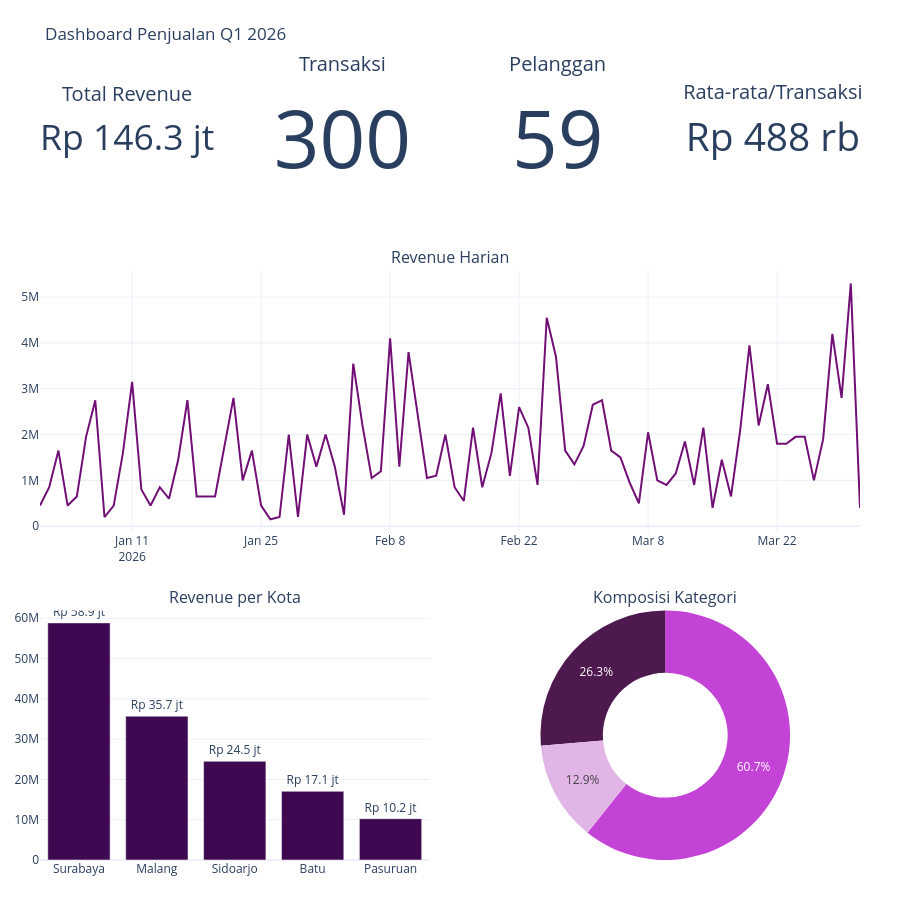

Notebook code cell kept with this figure:
### Markdown cell above
Jalankan sel berikut untuk merender dashboard (boleh dimodifikasi warna/judulnya).

### Code cell
import plotly.graph_objects as go
from plotly.subplots import make_subplots

rp = lambda x: f"Rp {x/1e6:,.1f} jt"
fig = make_subplots(
    rows=3, cols=4,
    specs=[[{"type": "indicator"}] * 4,
           [{"type": "xy", "colspan": 4}, None, None, None],
           [{"type": "xy", "colspan": 2}, None, {"type": "domain", "colspan": 2}, None]],
    row_heights=[0.18, 0.42, 0.40], vertical_spacing=0.10,
    subplot_titles=("", "", "", "", "Revenue Harian", "Revenue per Kota", "Komposisi Kategori"))

for i, (label, val, fmt) in enumerate([("Total Revenue", kpi.revenue / 1e6, ",.1f"),
                                       ("Transaksi", kpi.transaksi, ","),
                                       ("Pelanggan", kpi.pelanggan, ","),
                                       ("Rata-rata/Transaksi", kpi.aov / 1e3, ",.0f")], start=1):
    suffix = " jt" if i == 1 else (" rb" if i == 4 else "")
    fig.add_trace(go.Indicator(mode="number", value=float(val), title={"text": label},
                               number={"valueformat": fmt, "suffix": suffix,
                                       "prefix": "Rp " if i in (1, 4) else ""}), row=1, col=i)

fig.add_trace(go.Scatter(x=harian.transaction_date, y=harian.revenue, mode="lines",
                         line=dict(color="#710F76"), name="Revenue"), row=2, col=1)
fig.add_trace(go.Bar(x=per_kota.city, y=per_kota.revenue, marker_color="#3F0951",
                     text=[rp(v) for v in per_kota.revenue], textposition="outside"), row=3, col=1)
fig.add_trace(go.Pie(labels=per_kat.category, values=per_kat.revenue, hole=0.5,
                     marker=dict(colors=["#C343D6", "#4E194F", "#E1B6E7"])), row=3, col=3)
fig.update_layout(height=900, showlegend=False, title="Dashboard Penjualan Q1 2026",
                  template="plotly_white", margin=dict(t=80, l=40, r=40, b=40))
fig.show()

### Figure 1 — Plotly figure (JSON) as saved in the notebook; plotly's stock layout.template omitted (floating-point values rounded to 4 significant figures)
{"data": [{"domain": {"x": [0, 0.2125], "y": [0.856, 1]}, "mode": "number", "number": {"prefix": "Rp ", "suffix": " jt", "valueformat": ",.1f"}, "title": {"text": "Total Revenue"}, "type": "indicator", "value": 146.3}, {"domain": {"x": [0.2625, 0.475], "y": [0.856, 1]}, "mode": "number", "number": {"prefix": "", "suffix": "", "valueformat": ","}, "title": {"text": "Transaksi"}, "type": "indicator", "value": 300}, {"domain": {"x": [0.525, 0.7375], "y": [0.856, 1]}, "mode": "number", "number": {"prefix": "", "suffix": "", "valueformat": ","}, "title": {"text": "Pelanggan"}, "type": "indicator", "value": 59}, {"domain": {"x": [0.7875, 1], "y": [0.856, 1]}, "mode": "number", "number": {"prefix": "Rp ", "suffix": " rb", "valueformat": ",.0f"}, "title": {"text": "Rata-rata/Transaksi"}, "type": "indicator", "value": 487.8}, {"line": {"color": "#710F76"}, "mode": "lines", "name": "Revenue", "type": "scatter", "x": ["2026-01-01", "2026-01-02", "2026-01-03", "2026-01-04", "2026-01-05", "2026-01-06", "2026-01-07", "2026-01-08", "2026-01-09", "2026-01-10", "2026-01-11", "2026-01-12", "2026-01-13", "2026-01-14", "2026-01-15", "2026-01-16", "2026-01-17", "2026-01-18", "2026-01-20", "2026-01-21", "2026-01-22", "2026-01-23", "2026-01-24", "2026-01-25", "2026-01-26", "2026-01-27", "2026-01-28", "2026-01-29", "2026-01-30", "2026-01-31", "2026-02-01", "2026-02-02", "2026-02-03", "2026-02-04", "2026-02-05", "2026-02-06", "2026-02-07", "2026-02-08", "2026-02-09", "2026-02-10", "2026-02-12", "2026-02-13", "2026-02-14", "2026-02-15", "2026-02-16", "2026-02-17", "2026-02-18", "2026-02-19", "2026-02-20", "2026-02-21", "2026-02-22", "2026-02-23", "2026-02-24", "2026-02-25", "2026-02-26", "2026-02-27", "2026-02-28", "2026-03-01", "2026-03-02", "2026-03-03", "2026-03-04", "2026-03-05", "2026-03-06", "2026-03-07", "2026-03-08", "2026-03-09", "2026-03-10", "2026-03-11", "2026-03-12", "2026-03-13", "2026-03-14", "2026-03-15", "2026-03-16", "2026-03-17", "2026-03-18", "2026-03-19", "2026-03-20", "2026-03-21", "2026-03-22", "2026-03-23", "2026-03-24", "2026-03-25", "2026-03-26", "2026-03-27", "2026-03-28", "2026-03-29", "2026-03-30", "2026-03-31"], "xaxis": "x", "y": [450000.0, 850000.0, 1650000.0, 450000.0, 650000.0, 1950000.0, 2750000.0, 200000.0, 450000.0, 1600000.0, 3150000.0, 800000.0, 450000.0, 850000.0, 600000.0, 1450000.0, 2750000.0, 650000.0, 650000.0, 1750000.0, 2800000.0, 1000000.0, 1650000.0, 450000.0, 150000.0, 200000.0, 2000000.0, 200000.0, 2000000.0, 1300000.0, 2000000.0, 1300000.0, 250000.0, 3550000.0, 2200000.0, 1050000.0, 1200000.0, 4100000.0, 1300000.0, 3800000.0, 1050000.0, 1100000.0, 2000000.0, 850000.0, 550000.0, 2150000.0, 850000.0, 1600000.0, 2900000.0, 1100000.0, 2600000.0, 2150000.0, 900000.0, 4550000.0, 3700000.0, 1650000.0, 1350000.0, 1750000.0, 2650000.0, 2750000.0, 1650000.0, 1500000.0, 950000.0, 500000.0, 2050000.0, 1000000.0, 900000.0, 1150000.0, 1850000.0, 900000.0, 2150000.0, 400000.0, 1450000.0, 650000.0, 2100000.0, 3950000.0, 2200000.0, 3100000.0, 1800000.0, 1800000.0, 1950000.0, 1950000.0, 1000000.0, 1900000.0, 4200000.0, 2800000.0, 5300000.0, 400000.0], "yaxis": "y"}, {"marker": {"color": "#3F0951"}, "text": ["Rp 58.9 jt", "Rp 35.7 jt", "Rp 24.5 jt", "Rp 17.1 jt", "Rp 10.2 jt"], "textposition": "outside", "type": "bar", "x": ["Surabaya", "Malang", "Sidoarjo", "Batu", "Pasuruan"], "xaxis": "x2", "y": [58850000.0, 35700000.0, 24500000.0, 17050000.0, 10250000.0], "yaxis": "y2"}, {"domain": {"x": [0.525, 1], "y": [0, 0.32]}, "hole": 0.5, "labels": ["Internet", "Perangkat", "Layanan"], "marker": {"colors": ["#C343D6", "#4E194F", "#E1B6E7"]}, "type": "pie", "values": [88850000.0, 38550000.0, 18950000.0]}], "layout": {"annotations": [{"font": {"size": 16}, "showarrow": false, "text": "Revenue Harian", "x": 0.5, "xanchor": "center", "xref": "paper", "y": 0.756, "yanchor": "bottom", "yref": "paper"}, {"font": {"size": 16}, "showarrow": false, "text": "Revenue per Kota", "x": 0.2375, "xanchor": "center", "xref": "paper", "y": 0.32, "yanchor": "bottom", "yref": "paper"}, {"font": {"size": 16}, "showarrow": false, "text": "Komposisi Kategori", "x": 0.7625, "xanchor": "center", "xref": "paper", "y": 0.32, "yanchor": "bottom", "yref": "paper"}], "height": 900, "margin": {"b": 40, "l": 40, "r": 40, "t": 80}, "showlegend": false, "title": {"text": "Dashboard Penjualan Q1 2026"}, "xaxis": {"anchor": "y", "domain": [0, 1]}, "xaxis2": {"anchor": "y2", "domain": [0, 0.475]}, "yaxis": {"anchor": "x", "domain": [0.42, 0.756]}, "yaxis2": {"anchor": "x2", "domain": [0, 0.32]}}}
